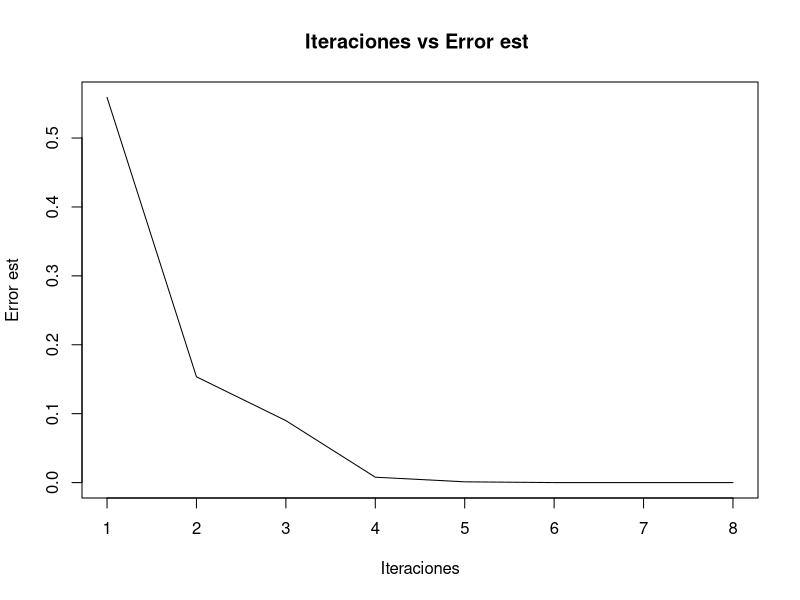

Source code (R):
f <- function(x) log(x+2)-sin(x)
convergencia <- function(f,x0,x1){
  iter <- 1
  cat("-----------------------------\n")
  cat(formatC( c("iteraciones","x","Error est."), width = -15, format = "f", flag = " "), "\n") 
  cat("-----------------------------\n")
  x2 <- (x0-((f(x0)*(x0-x1))/(f(x0)-f(x1))))
  e <- abs(x2-x1)
  x0 <- x1
  x1 <- x2
  datos <- c(e)
  cat(formatC( c(iter,x2,e), digits=8, width = -15, format = "f", flag = " "), "\n") 
  while(e > 1e-8){
    iter <- iter+1
    x2 <- (x0-((f(x0)*(x0-x1))/(f(x0)-f(x1))))
    e <- abs(x2-x1)
    datos <- c(datos,e)
    cat(formatC( c(iter,x2,e), digits=8, width = -15, format = "f", flag = " "), "\n") 
    x0 <- x1
    x1 <- x2
  }
  x <- seq(1, iter, by=1)
  plot(x,datos,
       pch = 19,
       main = "Iteraciones vs Error est ",
       xlab = "Iteraciones",
       ylab = "Error est",
       type = "l")
  print(x2)
}

convergencia(f,-1.7,-1)
